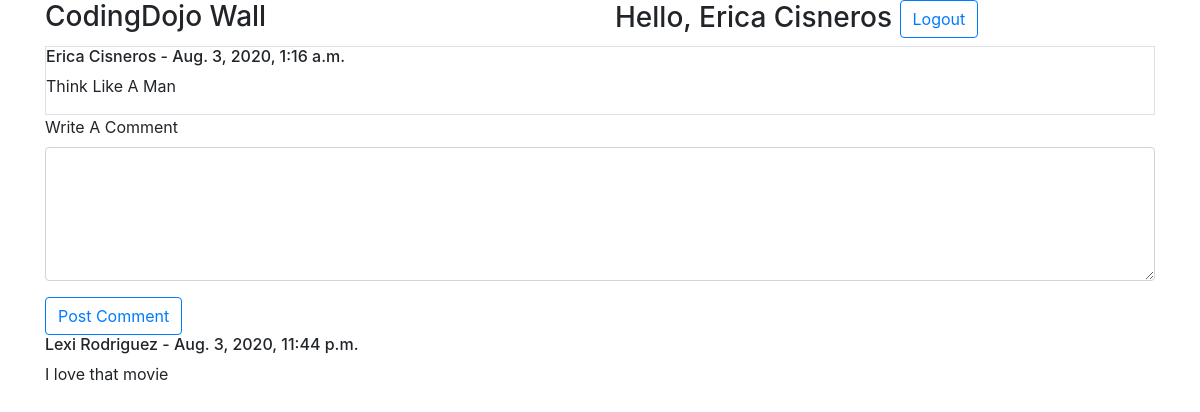
The app's page /show/5 (signed in) with its own data.
### home/models.py (models this page shows)
class User(models.Model):
    first_name = models.CharField(max_length=255)
    last_name = models.CharField(max_length=255)
    username = models.CharField(max_length=255)
    password = models.CharField(max_length=255)
    created_at = models.DateTimeField(auto_now_add=True)
    updated_at = models.DateTimeField(auto_now=True)
    objects = UserManager()

class Message(models.Model):
    message = models.TextField()
    author = models.ForeignKey(User, related_name='messages', on_delete = models.CASCADE)
    created_at = models.DateTimeField(auto_now_add=True)
    updated_at = models.DateTimeField(auto_now=True)

class Comment(models.Model):
    comment = models.TextField()
    author = models.ForeignKey(User, related_name='comments', on_delete = models.CASCADE)
    message = models.ForeignKey(Message, related_name='comments_in_message', on_delete = models.CASCADE)
    created_at = models.DateTimeField(auto_now_add=True)
    updated_at = models.DateTimeField(auto_now=True)

### home/views.py (the view)
# urls.py: path('post', views.post),
def post(request, post_id):
    context = {
        'user' : User.objects.get(id=request.session['user_id']),
        'post' : Message.objects.get(id=post_id),
        'comments' : Comment.objects.order_by('id')
    }
    return render(request,'show.html', context)

### home/templates/show.html (shortened to what this page needs)
<!DOCTYPE html>
<html lang="en">
<head>
    <link rel="stylesheet" href="https://stackpath.bootstrapcdn.com/bootstrap/4.5.0/css/bootstrap.min.css">
</head>
<body>
    <div class="container">
            <div class="row">
                <div class="col">
                    <h3>CodingDojo Wall</h3>
                </div>
                <div class="col">
                    <h3>Hello, {{ user.first_name }} {{ user.last_name}} <a href="/logout" class="btn btn-outline-primary">Logout</a></h3>
                </div>
            </div>
            <div >
                    <div class="border">
                        <h6>{{ post.author.first_name }} {{ post.author.last_name }} - {{ post.created_at }}</h6>
                        <p>{{ post.message }}</p>
                    </div>
                    <div>
                        <form action="/comment/{{ post.id }}" method="POST">
                            <div class="form-group">
                                <label for="comment">Write A Comment </label>
                                <textarea class="form-control" name="comment" id="comment" rows="5" cols="45"></textarea>
                            </div>
                            <button type="submit" class="btn btn-outline-primary">Post Comment</button>
                        </form>
                        {% for comment in comments %}
                        <div>
                            <h6>{{ comment.author.first_name }} {{ comment.author.last_name }} - {{ comment.created_at }}</h6>
                            <p>{{ comment.comment }}</p>
                        </div>
                        {% endfor %}
                    </div>
            </div>
    </div>
</body>
</html>

### records on screen
User: first_name "Erica", last_name "Cisneros"
Message: author.first_name "Erica", author.last_name "Cisneros", created_at "Aug. 3, 2020, 1:16 a.m.", message "Think Like A Man"
Comment: author.first_name "Lexi", author.last_name "Rodriguez", created_at "Aug. 3, 2020, 11:44 p.m.", comment "I love that movie"
